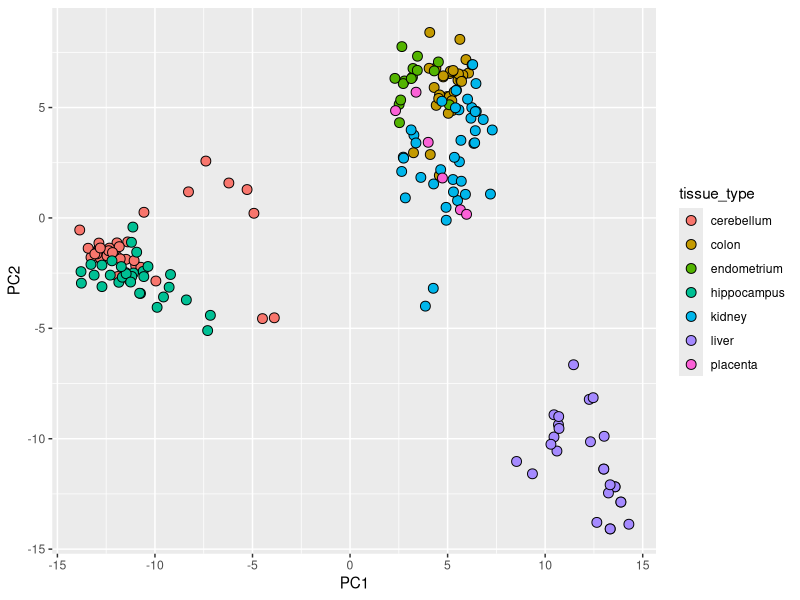
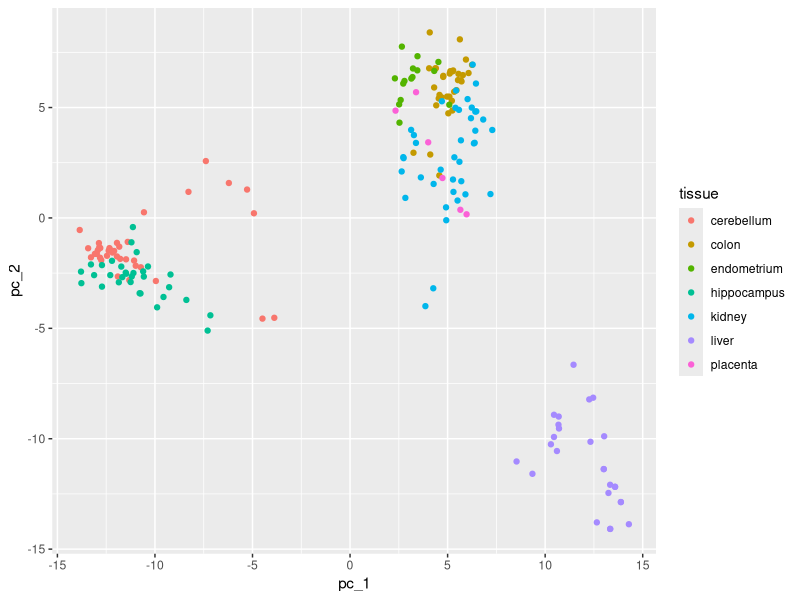
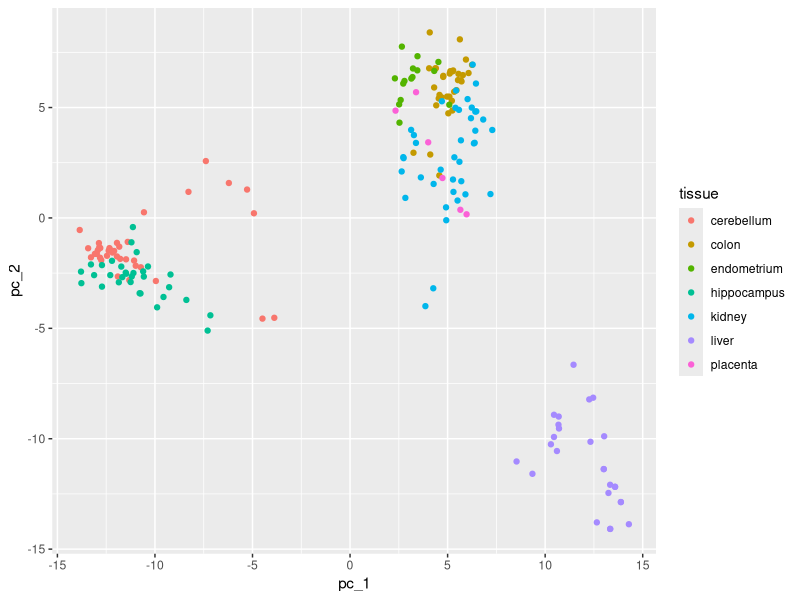
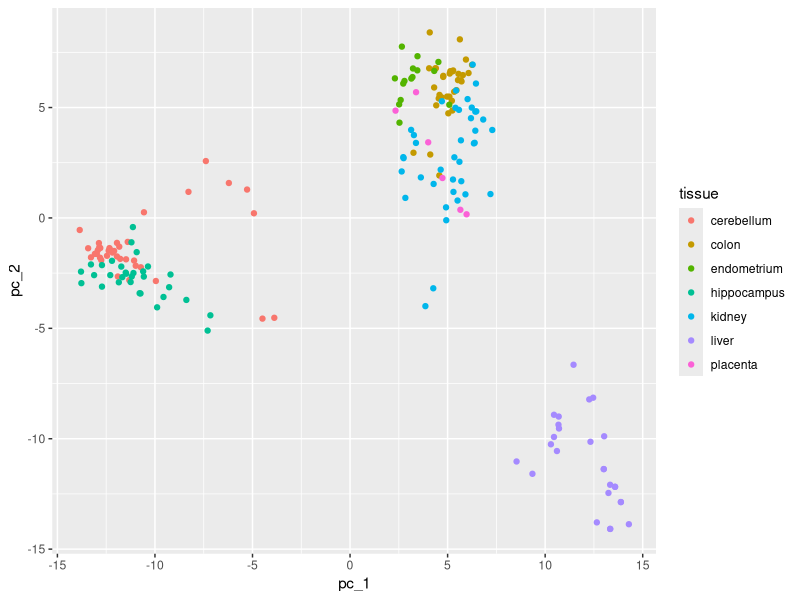
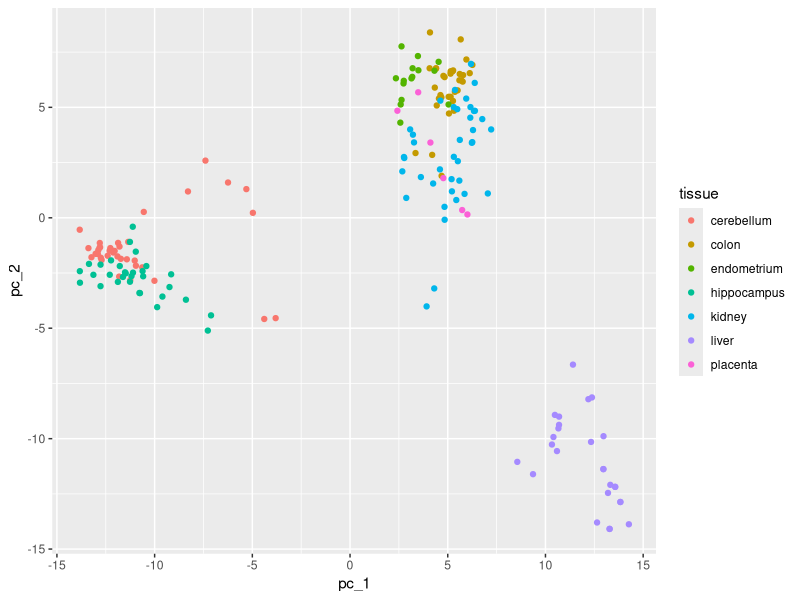
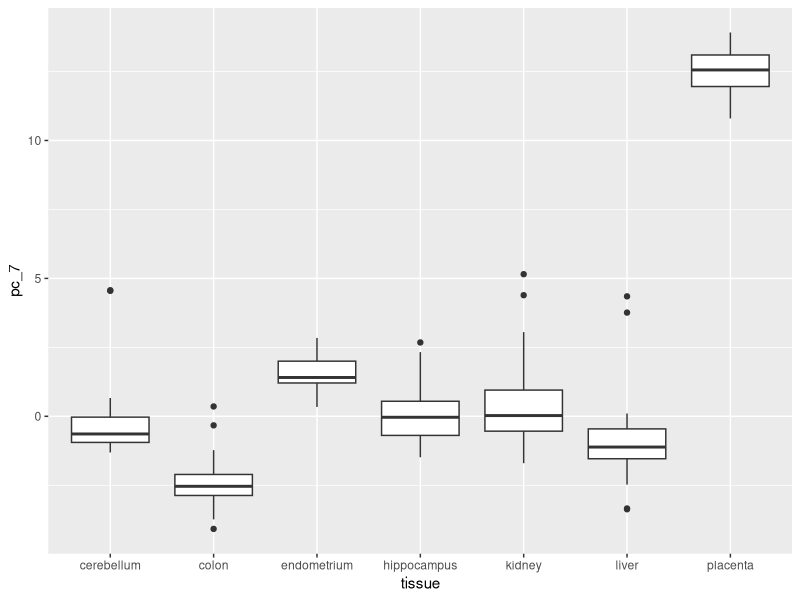
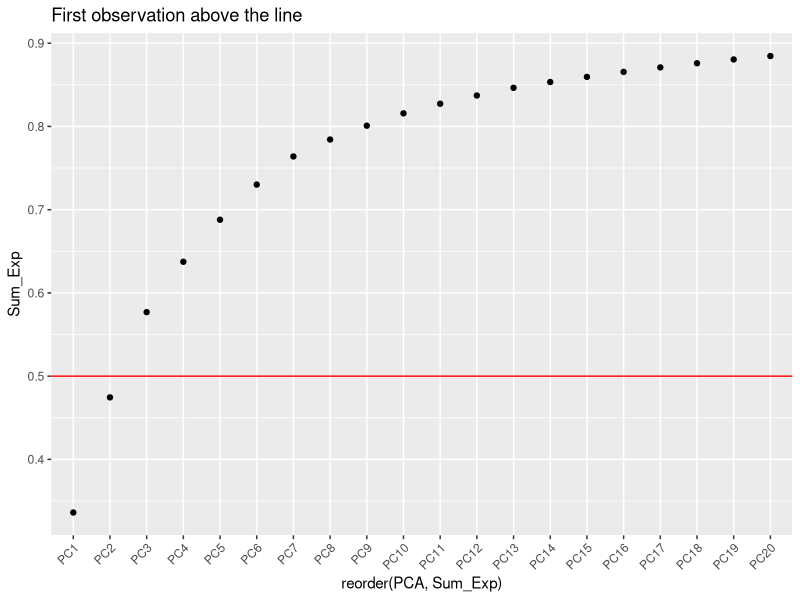

R code for these plots, in order:
library(caret)
library(magrittr)
library(dplyr)
library(dslabs)
library(matrixStats)

#Q1
data("tissue_gene_expression")
dim(tissue_gene_expression$x)
X <- tissue_gene_expression$x
class(X)
Y <- tissue_gene_expression$y
tissue_gene_expression$y
class(tissue_gene_expression$y)
pca_tgev <- prcomp(X) 
summary(pca_tgev)
cor(X) 
data.frame(pca_tgev$x[,1:2], tissue_type = Y) %>%
  ggplot(aes(PC1,PC2, fill = tissue_type)) +
  geom_point(cex=3, pch=21)

# or 
pc <- prcomp(tissue_gene_expression$x)
data.frame(pc_1 = pc$x[,1], pc_2 = pc$x[,2], 
           tissue = tissue_gene_expression$y) %>%
  ggplot(aes(pc_1, pc_2, color = tissue)) +
  geom_point()


#Q2

rowMeans(X)
cor(X)

#Q3

library(caret)
library(magrittr)
library(dplyr)
library(dslabs)
library(matrixStats)
library(tidyr)
library(tidyverse)
library(ggplot2)
install.packages("tidyverse")

x <- with(tissue_gene_expression, sweep(x, 1, mean(x)))
pc <- prcomp(x)
data.frame(pc_1 = pc$x[,1], pc_2 = pc$x[,2], 
           tissue = tissue_gene_expression$y) %>%
  ggplot(aes(pc_1, pc_2, color = tissue)) +
  geom_point()


x <- tissue_gene_expression$x - mean(tissue_gene_expression$x)
pc <- prcomp(x)
data.frame(pc_1 = pc$x[,1], pc_2 = pc$x[,2], 
           tissue = tissue_gene_expression$y) %>%
  ggplot(aes(pc_1, pc_2, color = tissue)) +
  geom_point()



x <- with(tissue_gene_expression, sweep(x, 1, rowMeans(x)))
pc <- prcomp(x)
data.frame(pc_1 = pc$x[,1], pc_2 = pc$x[,2], 
           tissue = tissue_gene_expression$y) %>%
  ggplot(aes(pc_1, pc_2, color = tissue)) +
  geom_point()

#Q4

data.frame(pc_7 = pc$x[,7],
           tissue = tissue_gene_expression$y) %>%
  ggplot(aes(x = tissue, y = pc_7)) +
  geom_boxplot()  

#Q5

importance_df <- data.frame(Sum_Exp = summary(pc)$importance[3, ]) %>%
            rownames_to_column( "PCA")

importance_df[1:20,] %>%
  ggplot( aes(reorder(PCA, Sum_Exp), Sum_Exp)) + 
  geom_point() +
  geom_hline( aes(yintercept = 0.5), color = "red") +
  ggtitle("First observation above the line") +
  theme(axis.text.x = element_text(angle = 45, vjust = 1, hjust = 1))
